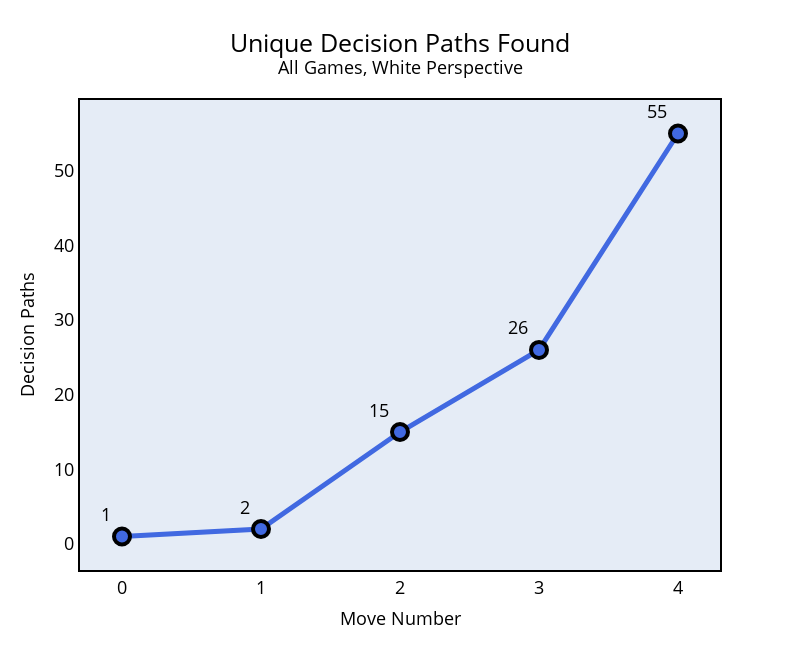

This figure's notebook cell:
### Code cell
fig = go.Figure()
fig.add_trace(go.Scatter(x=depth_x, 
                         y=paths_y,
                         line = dict(color="royalblue", width=5),
                         mode="lines+markers+text",
                         marker = dict(size=16, line=dict(width=4, color="black")),
                         text=paths_y,
                         textposition="top left",
                         textfont=dict(size=18, color="black")
                        )
             )
fig.update_layout(title_text=f"Unique Decision Paths Found<br><sup>All Games, {color} Perspective</sup>",
                  title_font_size=25,
                  title_x=0.5,
                  title_y=.92,
                  xaxis_title="Move Number",
                  yaxis_title="Decision Paths",
                  xaxis = dict(tickmode = 'linear', tick0 = 0, dtick = 1, showgrid=False, zeroline=False, title_font=dict(size=18)),
                  yaxis = dict(tickmode = 'linear', tick0 = 0, dtick = 10, showgrid=False, zeroline=False, title_font=dict(size=18)),
                  font=dict(size=18,color="black"),
                  width=800,
                  height=650)
fig.update_xaxes(showline=True, linewidth=2, linecolor='black', mirror=True)
fig.update_yaxes(showline=True, linewidth=2, linecolor='black', mirror=True)
fig.show()

### Figure 1 — Plotly figure (JSON) as saved in the notebook; plotly's stock layout.template omitted (floating-point values rounded to 4 significant figures)
{"data": [{"line": {"color": "royalblue", "width": 5}, "marker": {"line": {"color": "black", "width": 4}, "size": 16}, "mode": "lines+markers+text", "text": ["1", "2", "15", "26", "55"], "textfont": {"color": "black", "size": 18}, "textposition": "top left", "type": "scatter", "x": [0, 1, 2, 3, 4], "y": [1, 2, 15, 26, 55]}], "layout": {"font": {"color": "black", "size": 18}, "height": 650, "title": {"font": {"size": 25}, "text": "Unique Decision Paths Found<br><sup>All Games, White Perspective</sup>", "x": 0.5, "y": 0.92}, "width": 800, "xaxis": {"autorange": true, "dtick": 1, "linecolor": "black", "linewidth": 2, "mirror": true, "range": [-0.3022, 4.302], "showgrid": false, "showline": true, "tick0": 0, "tickmode": "linear", "title": {"font": {"size": 18}, "text": "Move Number"}, "type": "linear", "zeroline": false}, "yaxis": {"autorange": true, "dtick": 10, "linecolor": "black", "linewidth": 2, "mirror": true, "range": [-3.489, 59.49], "showgrid": false, "showline": true, "tick0": 0, "tickmode": "linear", "title": {"font": {"size": 18}, "text": "Decision Paths"}, "type": "linear", "zeroline": false}}}
